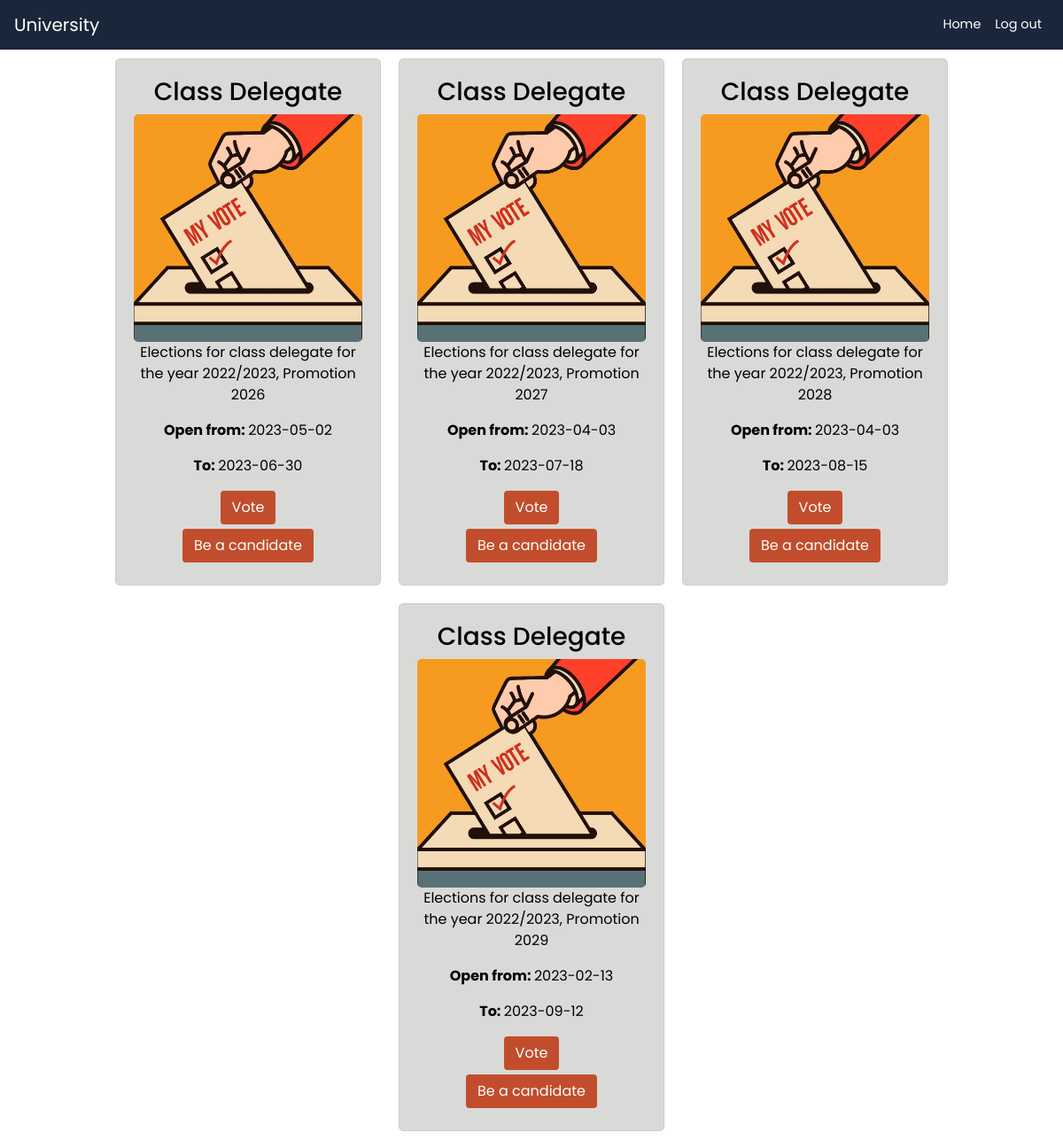
Page /php/DashboardStudent.php on the earlier database version.
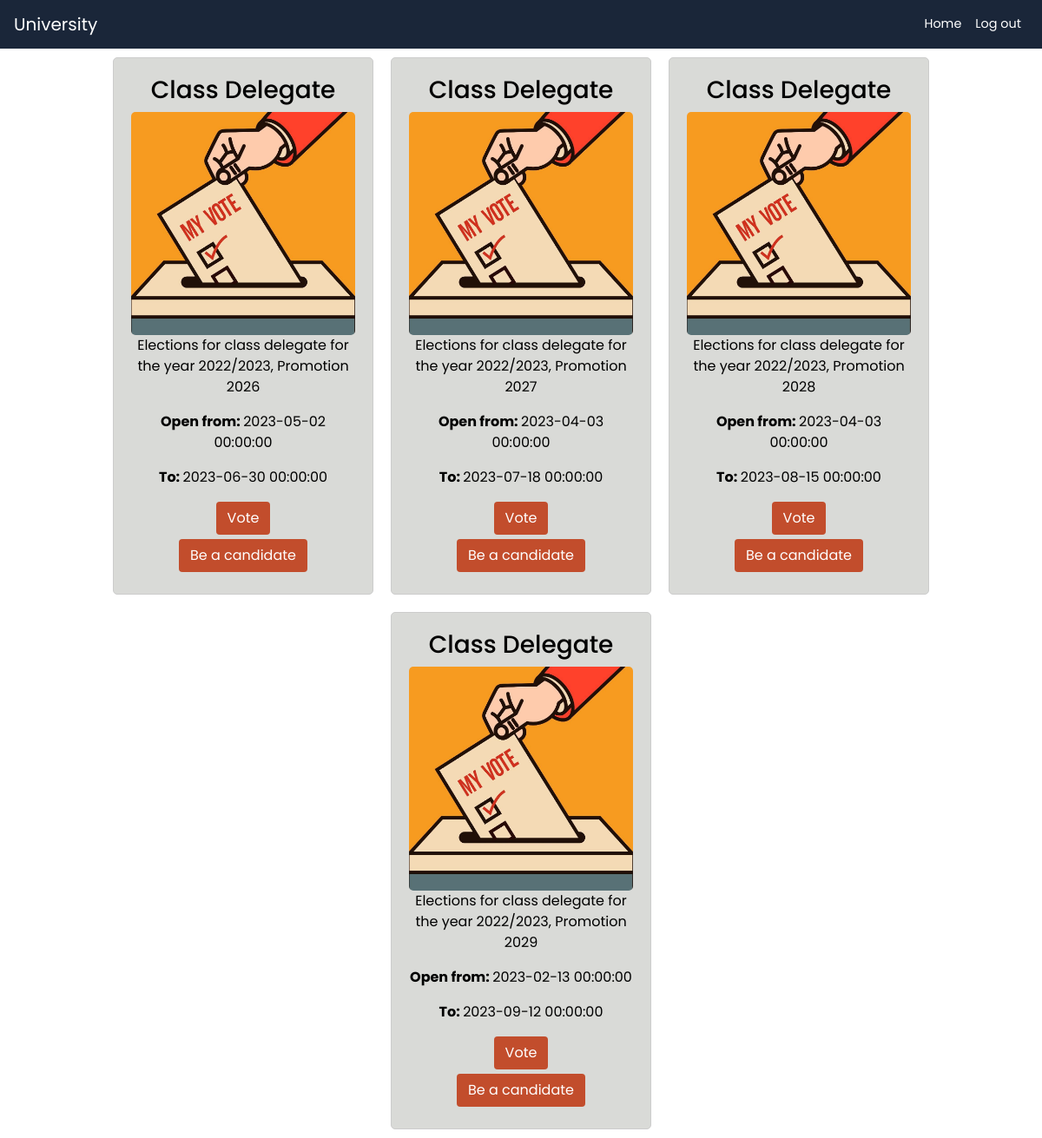
Same page on the later database version.
### tables this page shows
CREATE TABLE Elections (
    election_id VARCHAR(30) NOT NULL PRIMARY KEY,
    title VARCHAR(255) NOT NULL,
    description VARCHAR(255) NOT NULL,
    start_date DATETIME NOT NULL,
    end_date DATETIME NOT NULL,
    CHECK (TIMESTAMPDIFF(DAY, start_date, end_date) >= 0)
);

### php/DashboardStudent.php (the view, shortened to what this page needs)
<!DOCTYPE html>
<html lang="en">
<head>
    <link rel="stylesheet" href="https://cdn.jsdelivr.net/npm/bootstrap@4.0.0/dist/css/bootstrap.min.css"
>
    <link rel="stylesheet" href="/css/homepage.css">
    <link rel="stylesheet" href="/css/navbar.css">
</head>
<body>
    <div class="page-container">
        <nav class="navbar navbar-expand-lg navbar-light">
            <a class="navbar-brand text-white" href="DashboardStudent.php">University</a>
            <div class="collapse navbar-collapse" id="navbarSupportedContent">
                <ul class="navbar-nav ml-auto">
                    <li class="nav-item active">
                        <a class="nav-link text-white" href="DashboardStudent.php">Home</a>
                    </li>
                    <li class="nav-item">
                        <a class="nav-link text-white" href="logOut.php">Log out</a>
                    </li>
                </ul>
            </div>
        </nav>
        <main class="main">
            <div class="big-card-container">
                <div class="card-container">
                    <?php
                    $ConnectingDB = $GLOBALS['connexion'];
                    $election = $ConnectingDB->query("SELECT * FROM elections");
                    $datetime = date('Y-m-d H:i:s');
                    while ($e = $election->fetch(PDO::FETCH_ASSOC)) {
                        if ($e["end_date"] < $datetime) {
                            continue;
                        } else {
                    ?>
                        <div class="card">
                            <h3>
                                <?php echo $e['title']; ?>
                            </h3>
                            <img src="../images/vote.jpg" alt="Vote">
                            <p>
                                <?php echo $e['description']; ?>
                            </p>
                            <p><b>Open from: </b>
                                <?php echo $e['start_date']; ?>
                            </p>
                            <p><b>To: </b>
                                <?php echo $e['end_date']; ?>
                            </p>
                            <form method="post" action="vote.php">
                                <button type="submit" id="vote" name="vote" class="btn">Vote</button>
                            </form>
                            <form method="post" action="becandidate.php">
                                <button type="submit" id="vote" name="be_candidate" class="btn">Be a candidate</button>
                            </form>
                        </div>
                    <?php } }?>
                </div>
            </div>
        </main>
</body>
</html>

Differences in the rows shown:
changed elections "Elections for class delegate for the year 2022/2023, Promotion 2026": start_date "2023-05-02" → "2023-05-02 00:00:00"; end_date "2023-06-30" → "2023-06-30 00:00:00"
changed elections "Elections for class delegate for the year 2022/2023, Promotion 2027": start_date "2023-04-03" → "2023-04-03 00:00:00"; end_date "2023-07-18" → "2023-07-18 00:00:00"
changed elections "Elections for class delegate for the year 2022/2023, Promotion 2028": start_date "2023-04-03" → "2023-04-03 00:00:00"; end_date "2023-08-15" → "2023-08-15 00:00:00"
changed elections "Elections for class delegate for the year 2022/2023, Promotion 2029": start_date "2023-02-13" → "2023-02-13 00:00:00"; end_date "2023-09-12" → "2023-09-12 00:00:00"
